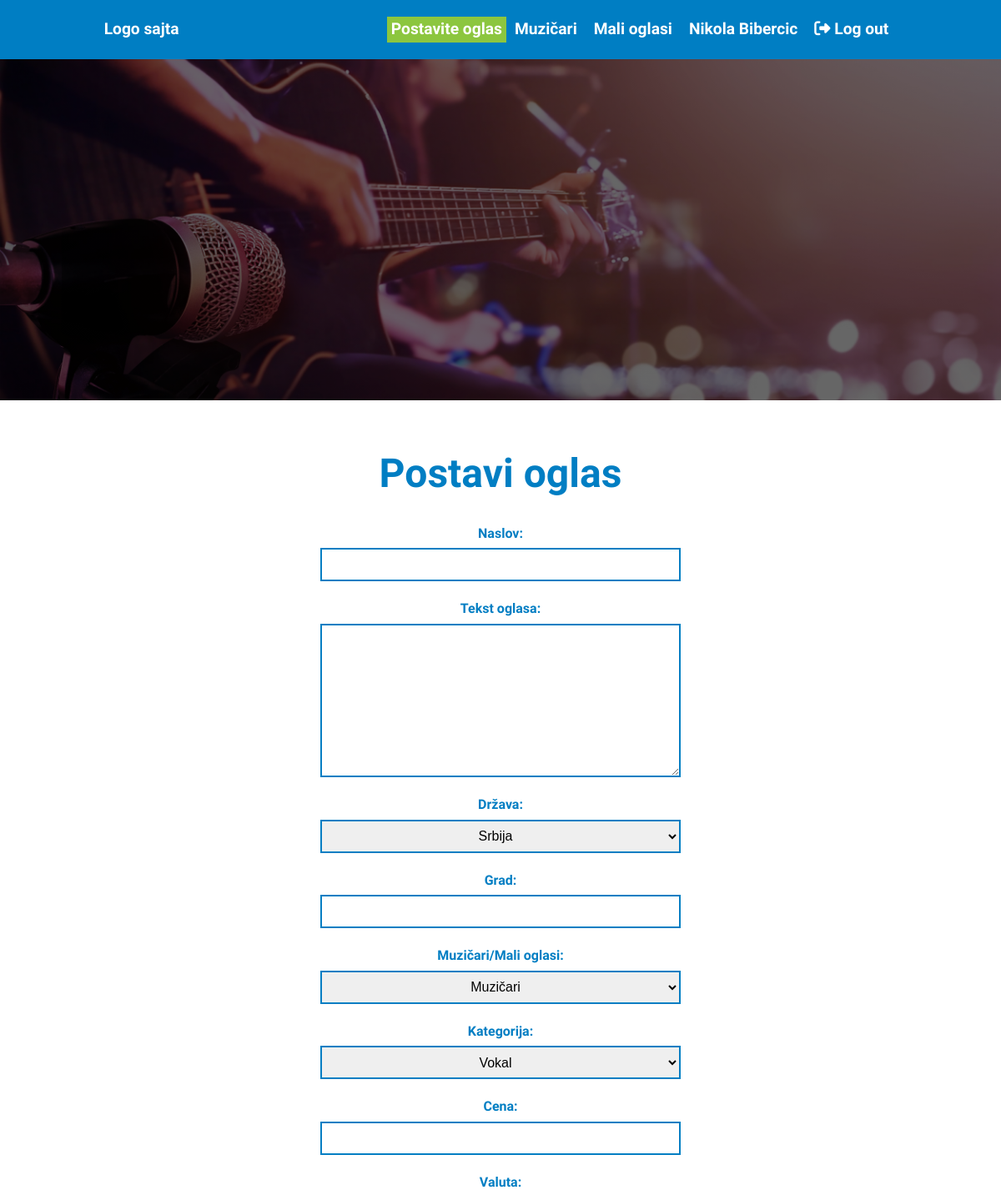
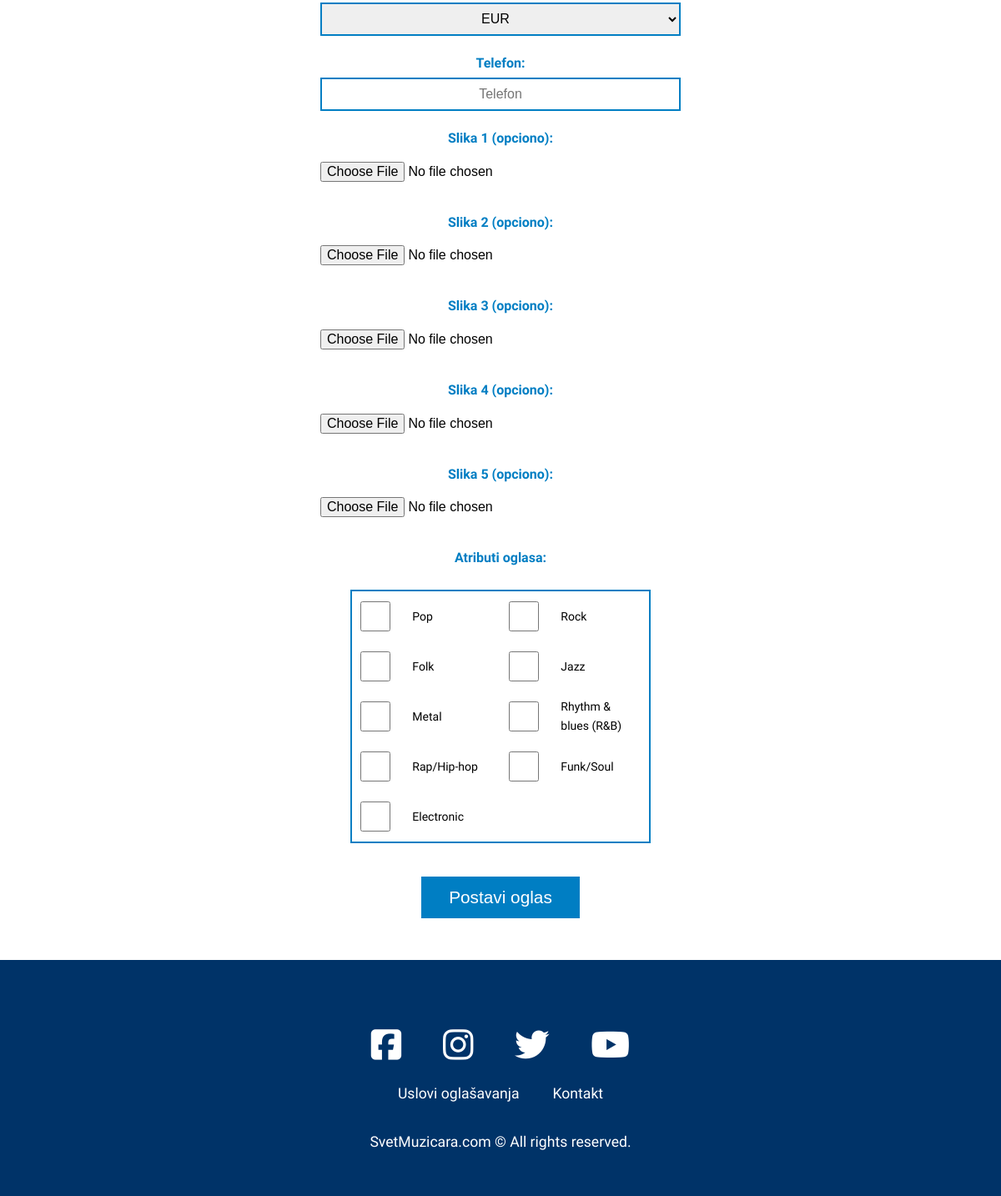
The app's page /view-insert-ad.php (signed in) with its own data (2 pictures, top to bottom).
### tables this page shows
CREATE TABLE user_role(
	user_role_id int AUTO_INCREMENT PRIMARY KEY,
	user_id int not null,
	role_id int not null,
	FOREIGN KEY (user_id) REFERENCES users(user_id),
	FOREIGN KEY (role_id) REFERENCES sf_role(role_id)
);

CREATE TABLE users(
	user_id int AUTO_INCREMENT PRIMARY KEY,
	name varchar(100) not null,
    email varchar(100) not null unique,
    password varchar(100) not null,
	country_id int null,
    city varchar(100) null,
    profile_image varchar(100) null,
	date_created datetime not null,
	telephone varchar(100) null,
	FOREIGN KEY (country_id) REFERENCES sf_country(country_id)
);

CREATE TABLE sf_tag(
	tag_id int AUTO_INCREMENT PRIMARY KEY,
	name varchar(50) not null unique
);

### instances-of-objects.php (called while the page is built, shortened)
<?php
    require 'classes/Connection.php';
    require 'classes/ConnectionBuilder.php';
    require 'classes/User.php';
    require 'classes/Ad.php';
    $conn = new Connection();
    $user = new User($conn->connect());
    $ad = new Ad($conn->connect());
?>

### classes/Connection.php (called while the page is built)
<?php
    class Connection {
        public $host = 'localhost';
        public $dbname = 'svetmuzicara';
        public $username = 'root';
        public $password = '';
        public function connect(){
            try{
                return new PDO("mysql:host={$this->host};dbname={$this->dbname};charset=utf8",$this->username,$this->password);
            }
            catch(PDOException $e){
                echo 'Error'.$e->getMessage();
            }
        }
    }
?>

### classes/ConnectionBuilder.php (called while the page is built, shortened)
<?php
    class ConnectionBuilder{
        public function __construct($conn){
            $this->conn = $conn;
        }
    }
?>

### classes/User.php (called while the page is built, shortened)
<?php
    class User extends ConnectionBuilder{
        public function checkUserAdmin($userId){
            $sql = "select *
                    from users u
                    inner join user_role ur on ur.user_id = u.user_id
                    where u.user_id = {$userId}";
            $query = $this->conn->prepare($sql);
            $query->execute();
            $result = $query->fetchAll(PDO::FETCH_OBJ);
            return $result;
        }
    }
?>

### classes/Ad.php (called while the page is built, shortened)
<?php
    class Ad extends ConnectionBuilder{
        public function selectAdCategory(){
            $sql = "select *
                    from sf_ad_category c
                    order by c.ad_category_id ";
            $query = $this->conn->prepare($sql);
            $query->execute();
            $result = $query->fetchAll(PDO::FETCH_OBJ);
            return $result;
        }
        public function selectAdSuperCategory(){
            $sql = "select *
                    from sf_super_category sc
                    order by sc.super_category_id ";
            $query = $this->conn->prepare($sql);
            $query->execute();
            $result = $query->fetchAll(PDO::FETCH_OBJ);
            return $result;
        }
        public function selectAdCountry(){
            $sql = "select *
                    from sf_country c
                    where c.name <> 'nepoznato'
                    order by c.country_id ";
            $query = $this->conn->prepare($sql);
            $query->execute();
            $result = $query->fetchAll(PDO::FETCH_OBJ);
            return $result;
        }
        public function selectAdCurrency(){
            $sql = "select *
                    from sf_currency c
                    order by c.currency_id ";
            $query = $this->conn->prepare($sql);
            $query->execute();
            $result = $query->fetchAll(PDO::FETCH_OBJ);
            return $result;
        }
        public function selectAdTag(){
            $sql = "select *
                    from sf_tag t
                    order by t.tag_id ";
            $query = $this->conn->prepare($sql);
            $query->execute();
            $result = $query->fetchAll(PDO::FETCH_OBJ);
            return $result;
        }
    }
?>

### view-insert-ad.php (the view, shortened to what this page needs)
<?php require 'instances-of-objects.php'; ?>
<?php require 'partials/header.php'; ?>
<section class="insertAdForm container" id="insertAdForm">
    <h2>Postavi oglas</h2>
    <form action="controller/insert-ad.php" method="POST" autocomplete="on" enctype="multipart/form-data">
        <h3>Naslov:</h3>
        <input type="text" name="title" placeholder="" required>
        <h3>Tekst oglasa:</h3>
        <textarea name="text" id="" cols="40" rows="10" placeholder="" required></textarea>
        <h3>Država:</h3>
        <select name="countryId" id="">
            <?php  $result = $ad->selectAdCountry(); foreach($result as $x):  ?>
                <option value=<?php echo $x->country_id; ?> class="form-control"><?php echo $x->name; ?></option>
            <?php endforeach; ?>
        </select>
        <h3>Grad:</h3>
        <input type="text" name="city" placeholder="" required>
        <h3>Muzičari/Mali oglasi:</h3>
        <select name="superCategoryId" id="">
            <?php  $result = $ad->selectAdSuperCategory(); foreach($result as $x):  ?>
                <option value=<?php echo $x->super_category_id; ?> class="form-control"><?php echo $x->name; ?></option>
            <?php endforeach; ?>
        </select>
        <h3>Kategorija:</h3>
        <select name="categoryId" id="">
            <?php  $result = $ad->selectAdCategory(); foreach($result as $x):  ?>
                <option value=<?php echo $x->ad_category_id; ?> class="form-control"><?php echo $x->name; ?></option>
            <?php endforeach; ?>
        </select>
        <h3>Cena:</h3>
        <input type="number" name="price" placeholder="" required>
        <h3>Valuta:</h3>
        <select name="currencyId" id="">
            <?php  $result = $ad->selectAdCurrency(); foreach($result as $x):  ?>
                <option value=<?php echo $x->currency_id; ?> class="form-control"><?php echo $x->name; ?></option>
            <?php endforeach; ?>
        </select>
        <h3>Telefon:</h3>
        <input type="text" name="telephone" placeholder="Telefon">
        <h3>Slika 1 (opciono):</h3>
        <input class="uploadImage" type="file" name="file1">
        <h3>Slika 2 (opciono):</h3>
        <input class="uploadImage" type="file" name="file2">
        <h3>Slika 3 (opciono):</h3>
        <input class="uploadImage" type="file" name="file3">
        <h3>Slika 4 (opciono):</h3>
        <input class="uploadImage" type="file" name="file4">
        <h3>Slika 5 (opciono):</h3>
        <input class="uploadImage" type="file" name="file5">
        <h3>Atributi oglasa:</h3>
        <section class="checkBox">
            <?php  $result = $ad->selectAdTag(); foreach($result as $x):  ?>
                <div>
                    <input type="checkbox" name=<?php echo $x->name; ?> value=<?php echo $x->tag_id; ?> >
                    <label for=<?php echo $x->name; ?>><?php echo ' '.$x->name; ?></label><br>
                </div>
            <?php endforeach; ?>
        </section>
        <button type="submit" name="submit">Postavi oglas</button>
    </form>
</section>
<?php require 'partials/footer.php'; ?>

### partials/header.php (shortened to what this page needs)
<!DOCTYPE html>
<html lang="en">
<head>
    <link rel="stylesheet" href="css/style.css">
</head>
<body>
    <header>
        <nav class="">
            <div class="logo">
                <a href="index.php" id="logo">
                    Logo sajta
                </a>
            </div>
            <ul id="navBarUl">
                <li class="insertAd"><a href="view-insert-ad.php">Postavite oglas</a></li>
                <li><a href="view-music-ads-musicians.php">Muzičari</a></li>
                <li><a href="view-music-ads.php">Mali oglasi</a></li>
                <?php if(isset($_SESSION['user']) and !$user->checkUserAdmin($_SESSION['user']->user_id)): ?>
                    <li><a href="view-user.php"><?php echo $_SESSION['user']->name; ?></a></li>
                <?php endif; ?>
                <?php if(isset($_SESSION['user']) and $user->checkUserAdmin($_SESSION['user']->user_id)): ?>
                    <li><a href="view-admin.php"><?php echo $_SESSION['user']->name; ?></a></li>
                <?php endif; ?>
                <?php if(isset($_SESSION['user'])): ?>
                    <li><a href="controller/log-out.php"><i class="fas fa-sign-out-alt"></i> Log out</a></li>
                <?php else: ?>
                    <li><a href="view-log-in.php#logInForm"><i class="fas fa-sign-in-alt"></i> Log in</a></li>
                <?php endif; ?>
            </ul>
        </nav>
        <hgroup>
        </hgroup>
    </header>

### partials/footer.php (shortened to what this page needs)
    <footer>
        <section class="footerSection1 container2">
            <ul>
                <li><a href=""><i class="fab fa-facebook-square"></i></a></li>
                <li><a href=""><i class="fab fa-instagram"></i></a></li>
                <li><a href=""><i class="fab fa-twitter"></i></a></li>
                <li><a href=""><i class="fab fa-youtube"></i></a></li>
            </ul>
        </section>
        <section class=" footerSection2 container2">
            <ul>
                <li><a href="view-contact.php">Uslovi oglašavanja</a></li>
                <li><a href="view-contact.php">Kontakt</a></li>
            </ul>
            <p>SvetMuzicara.com &copy; All rights reserved.</p>
        </section>
    </footer>
</body>
</html>

### records on screen
user_role: user.name "Nikola Bibercic"
sf_tag: name "Pop"
sf_tag: name "Rock"
sf_tag: name "Folk"
sf_tag: name "Jazz"
sf_tag: name "Metal"
sf_tag: name "Rhythm & blues (R&B)"
sf_tag: name "Rap/Hip-hop"
sf_tag: name "Funk/Soul"
sf_tag: name "Electronic"

### other values on screen
form field countryId "Srbija"
form field superCategoryId "Muzičari"
form field categoryId "Vokal"
form field currencyId "EUR"
